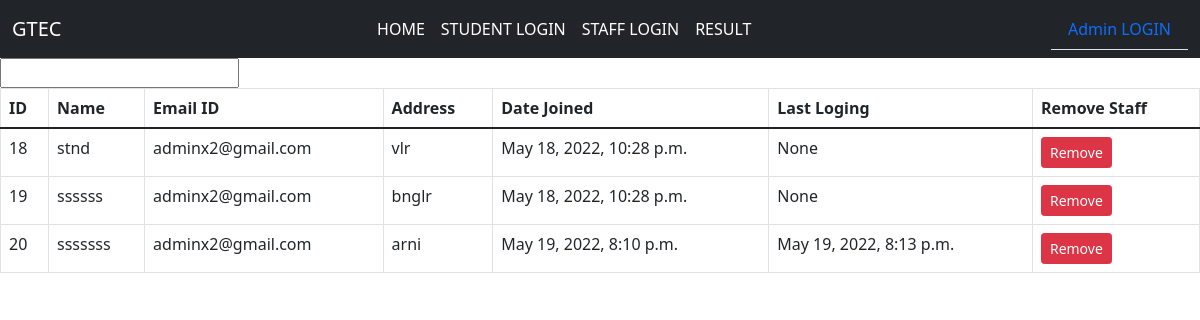
Page /admin_staff_view on the committed database.
### examapp/models.py (models this page shows, shortened)
class Staff(models.Model):
    id=models.AutoField(primary_key=True)
    admin=models.OneToOneField(User,on_delete=models.CASCADE)
    address=models.TextField()
    created_at=models.DateTimeField(auto_now_add=True)
    updated_at=models.DateTimeField(auto_now_add=True)
    objects=models.Manager()

class User(AbstractUser):
    user_type_data=((1,"Admin"),(2,"Staff"),(3,"Student"))
    user_type=models.CharField(default=1,choices=user_type_data,max_length=10)

### examapp/Adminviews.py (the view)
# urls.py: path('admin_staff_view',Adminviews.admin_staff_view, name='admin_staff_view'),
def admin_staff_view(request):
    staffs=Staff.objects.all()
    staff_name_list=[]
    for staff in staffs:
        staff_name_list.append(staff.admin.username)
    return render(request, 'Admin/admin_staff_view.html',{ 'staff_list':staffs})

### Templates/Admin/admin_staff_view.html (shortened to what this page needs)
{% extends 'examapp/base.html' %}
{% load static %}
    {% block content %}
    <div>
        <input type="text" id="myinput" onkeyup="myfunction()">
    </div>
    <div class="table-responsive-sm">
        <table class="table table-bordered " id="mytable">
            <thead>
                <th>ID</th>
                <th>Name</th>
                <th>Email ID</th>
                <th>Address</th>
                <th>Date Joined</th>
                <th>Last Loging</th>
                <th>Remove Staff</th>
            </thead>
            <tr>
                {% for i in staff_list %}
                <td>{{i.id}}</td>
                <td>{{i.admin.username}}</td>
                <td>{{i.admin.email}}</td>
                <td>{{i.address}}</td>
                <td>{{i.admin.date_joined}}</td>
                <td>{{i.admin.last_login}}</td>
                <td><a href="/delete/{{i.admin_id}}" class="btn btn-danger btn-sm">Remove</a></td>
            </tr>
            {% endfor %}
        </table>
    </div>
    {% endblock content %}

### rows in the picture
Staff: id "18", admin.username "stnd", admin.email "adminx2@gmail.com", address "vlr", admin.date_joined "May 18, 2022, 10:28 p.m.", admin.last_login "None"
Staff: id "19", admin.username "ssssss", admin.email "adminx2@gmail.com", address "bnglr", admin.date_joined "May 18, 2022, 10:28 p.m.", admin.last_login "None"
Staff: id "20", admin.username "sssssss", admin.email "adminx2@gmail.com", address "arni", admin.date_joined "May 19, 2022, 8:10 p.m.", admin.last_login "May 19, 2022, 8:13 p.m."
